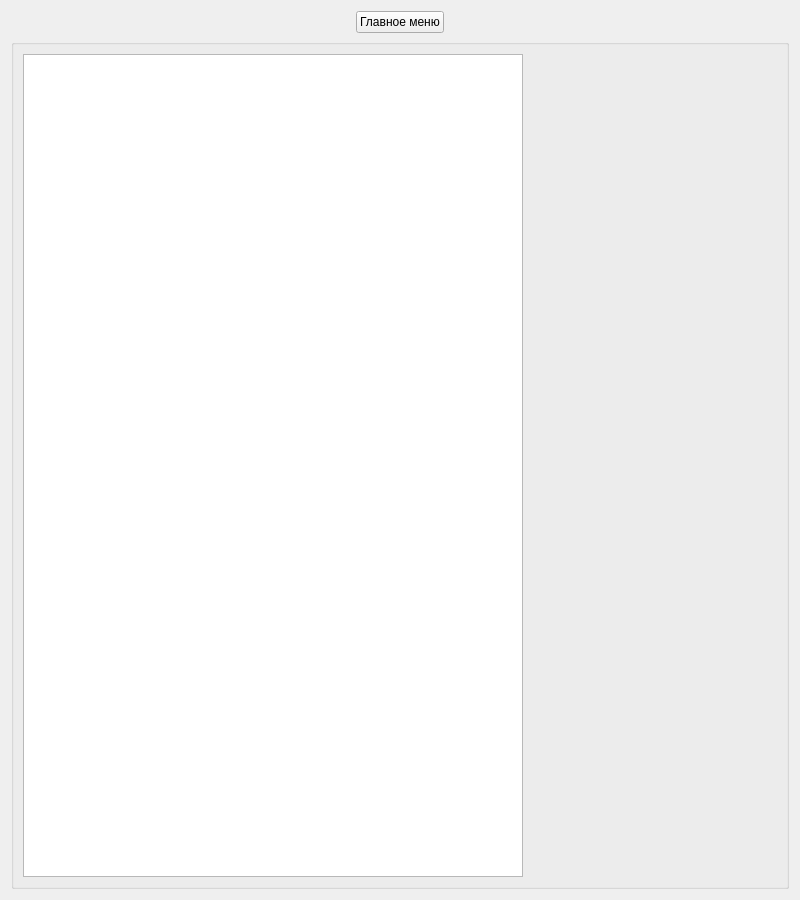
<?xml version="1.0" encoding="UTF-8"?>
<ui version="4.0">
 <class>GameField</class>
 <widget class="QWidget" name="GameField">
  <property name="geometry">
   <rect>
    <x>0</x>
    <y>0</y>
    <width>800</width>
    <height>900</height>
   </rect>
  </property>
  <property name="sizePolicy">
   <sizepolicy hsizetype="Fixed" vsizetype="Fixed">
    <horstretch>0</horstretch>
    <verstretch>0</verstretch>
   </sizepolicy>
  </property>
  <property name="minimumSize">
   <size>
    <width>800</width>
    <height>900</height>
   </size>
  </property>
  <property name="maximumSize">
   <size>
    <width>800</width>
    <height>900</height>
   </size>
  </property>
  <property name="windowTitle">
   <string>Игровое поле</string>
  </property>
  <layout class="QGridLayout" name="gridLayout">
   <item row="0" column="0">
    <layout class="QVBoxLayout" name="verticalLayout">
     <item alignment="Qt::AlignHCenter">
      <widget class="QPushButton" name="mainWindow">
       <property name="sizePolicy">
        <sizepolicy hsizetype="Fixed" vsizetype="Fixed">
         <horstretch>0</horstretch>
         <verstretch>0</verstretch>
        </sizepolicy>
       </property>
       <property name="text">
        <string>Главное меню</string>
       </property>
      </widget>
     </item>
     <item>
      <widget class="QGroupBox" name="groupBox">
       <property name="title">
        <string/>
       </property>
       <layout class="QGridLayout" name="gridLayout_2">
        <item row="0" column="0">
         <layout class="QHBoxLayout" name="horizontalLayout">
          <item>
           <widget class="Inventory" name="inventory">
            <property name="maximumSize">
             <size>
              <width>500</width>
              <height>16777215</height>
             </size>
            </property>
            <property name="dragDropMode">
             <enum>QAbstractItemView::DragDrop</enum>
            </property>
            <property name="rowCount">
             <number>0</number>
            </property>
            <property name="columnCount">
             <number>0</number>
            </property>
            <attribute name="horizontalHeaderVisible">
             <bool>false</bool>
            </attribute>
            <attribute name="horizontalHeaderHighlightSections">
             <bool>false</bool>
            </attribute>
            <attribute name="horizontalHeaderStretchLastSection">
             <bool>false</bool>
            </attribute>
            <attribute name="verticalHeaderVisible">
             <bool>false</bool>
            </attribute>
            <attribute name="verticalHeaderCascadingSectionResizes">
             <bool>false</bool>
            </attribute>
            <attribute name="verticalHeaderDefaultSectionSize">
             <number>30</number>
            </attribute>
            <attribute name="verticalHeaderHighlightSections">
             <bool>false</bool>
            </attribute>
           </widget>
          </item>
          <item>
           <widget class="Item" name="item" native="true"/>
          </item>
         </layout>
        </item>
       </layout>
      </widget>
     </item>
    </layout>
   </item>
  </layout>
 </widget>
 <customwidgets>
  <customwidget>
   <class>Inventory</class>
   <extends>QTableWidget</extends>
   <header>inventory.h</header>
  </customwidget>
  <customwidget>
   <class>Item</class>
   <extends>QWidget</extends>
   <header>item.h</header>
   <container>1</container>
  </customwidget>
 </customwidgets>
 <resources/>
 <connections/>
</ui>
